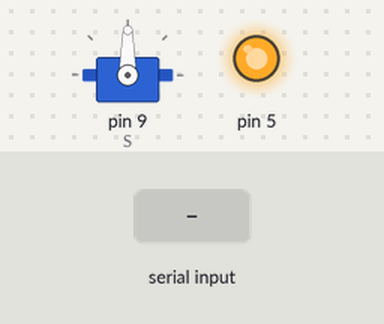
Recording of a sketch running on a simulated Arduino Nano, built with avr-gcc and run on an emulated ATmega328P. Shown: servo, output pins drawn as LEDs (lit = HIGH). Inputs (shaded band) come from the test bench. What the sketch prints to the serial monitor is not drawn.

Above: at 1.2 s.
1.3 s: "1" received over the second serial link
At 1.8 s:
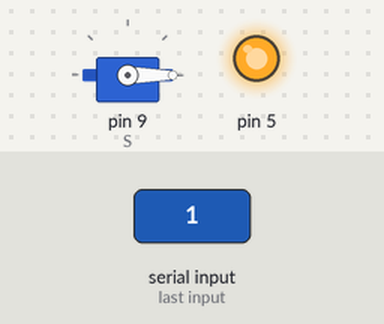
Timing chart, 0 to 4.3 s (numbered marks = the images above; inputs shaded):
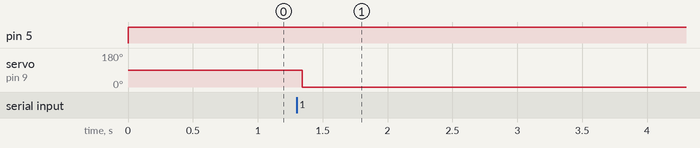

The sketch:

yali.ino
```cpp
#include<Servo.h>
#include <SoftwareSerial.h>
Servo S;
int flag_g = 0;//光敏
 int flag = 0;//串口数据

SoftwareSerial mySerial(6, 7);
void setup() {
  // put your setup code here, to run once:
  pinMode(A7, INPUT);
  pinMode(5, OUTPUT);
  S.attach(9);
   digitalWrite(2, HIGH);
  mySerial.begin(115200);
  Serial.begin(9600);


}

void loop() {
  // put your main code here, to run repeatedly:
  flag_g = digitalRead(A7);
  if(flag_g == 1)
  {
    Serial.print("开灯:    ");
    Serial.println(flag_g);
    digitalWrite(5, HIGH);
  }
  else
  {
    Serial.print("关灯：   ");
    Serial.println(flag_g);
    digitalWrite(5,HIGH);
  }
  if(mySerial.available())
  {
    Serial.print("flag的值为：");
    flag = mySerial.read();
    Serial.println(flag_g);
    switch(int(flag))
    {
      case 1:
      {
        Serial.println("打开人行道");
        S.write(80);
        break;
      }
      case 2:
      default:
      {
        Serial.println("关闭人行道");
        S.write(0);
        break;
      }
    }
  }
}
```

Measured:
- after the input at 1.3 s, servo on pin 9 (S): 90° → 0° at once
